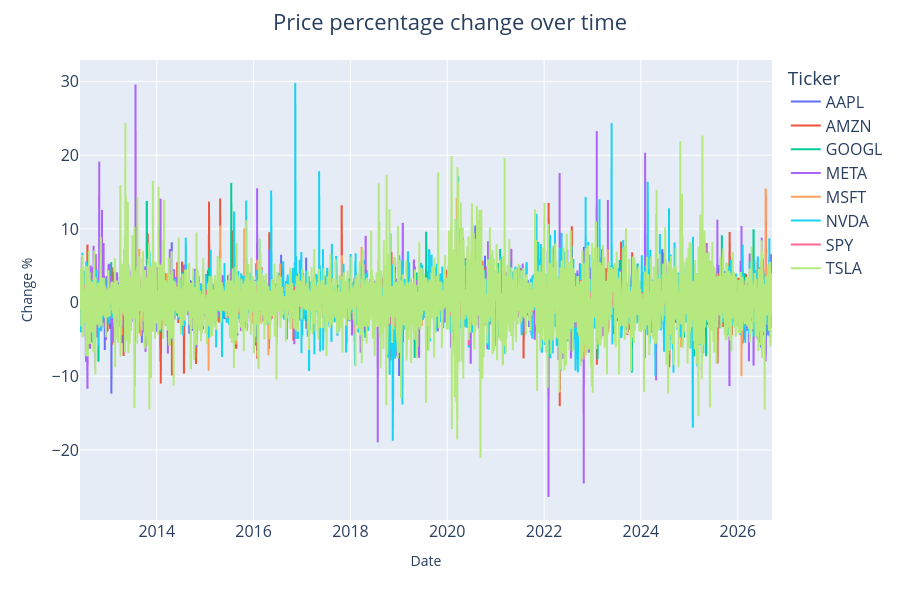

The code cell stored with this chart in its notebook:
### Code cell
fig8 = px.line(change, color='Ticker')
fig8.update_layout(title={"text":"Price percentage change over time", 'x':0.5, 'xanchor':'center'}, font=dict(size=16), 
        yaxis={"title": {"text": "Change %", "font": {"size": 14}}},
        xaxis={
            "title": {"text": "Date", "font": {"size": 14}}},
        height=600)
fig8.show()

### Figure 1 — Plotly figure (JSON) as saved in the notebook; plotly's stock layout.template omitted (floating-point values rounded to 4 significant figures; data arrays with more than 128 entries replaced by an {"elided": "..."} marker saying what was removed)
{"data": [{"hovertemplate": "Ticker=AAPL<br>Date=%{x}<br>value=%{y}<extra></extra>", "legendgroup": "AAPL", "line": {"color": "#636efa", "dash": "solid"}, "marker": {"symbol": "circle"}, "mode": "lines", "name": "AAPL", "showlegend": true, "type": "scattergl", "x": {"elided": "3593 str values"}, "xaxis": "x", "y": {"elided": "3593 float values"}, "yaxis": "y"}, {"hovertemplate": "Ticker=AMZN<br>Date=%{x}<br>value=%{y}<extra></extra>", "legendgroup": "AMZN", "line": {"color": "#EF553B", "dash": "solid"}, "marker": {"symbol": "circle"}, "mode": "lines", "name": "AMZN", "showlegend": true, "type": "scattergl", "x": {"elided": "3593 str values"}, "xaxis": "x", "y": {"elided": "3593 float values"}, "yaxis": "y"}, {"hovertemplate": "Ticker=GOOGL<br>Date=%{x}<br>value=%{y}<extra></extra>", "legendgroup": "GOOGL", "line": {"color": "#00cc96", "dash": "solid"}, "marker": {"symbol": "circle"}, "mode": "lines", "name": "GOOGL", "showlegend": true, "type": "scattergl", "x": {"elided": "3593 str values"}, "xaxis": "x", "y": {"elided": "3593 float values"}, "yaxis": "y"}, {"hovertemplate": "Ticker=META<br>Date=%{x}<br>value=%{y}<extra></extra>", "legendgroup": "META", "line": {"color": "#ab63fa", "dash": "solid"}, "marker": {"symbol": "circle"}, "mode": "lines", "name": "META", "showlegend": true, "type": "scattergl", "x": {"elided": "3593 str values"}, "xaxis": "x", "y": {"elided": "3593 float values"}, "yaxis": "y"}, {"hovertemplate": "Ticker=MSFT<br>Date=%{x}<br>value=%{y}<extra></extra>", "legendgroup": "MSFT", "line": {"color": "#FFA15A", "dash": "solid"}, "marker": {"symbol": "circle"}, "mode": "lines", "name": "MSFT", "showlegend": true, "type": "scattergl", "x": {"elided": "3593 str values"}, "xaxis": "x", "y": {"elided": "3593 float values"}, "yaxis": "y"}, {"hovertemplate": "Ticker=NVDA<br>Date=%{x}<br>value=%{y}<extra></extra>", "legendgroup": "NVDA", "line": {"color": "#19d3f3", "dash": "solid"}, "marker": {"symbol": "circle"}, "mode": "lines", "name": "NVDA", "showlegend": true, "type": "scattergl", "x": {"elided": "3593 str values"}, "xaxis": "x", "y": {"elided": "3593 float values"}, "yaxis": "y"}, {"hovertemplate": "Ticker=SPY<br>Date=%{x}<br>value=%{y}<extra></extra>", "legendgroup": "SPY", "line": {"color": "#FF6692", "dash": "solid"}, "marker": {"symbol": "circle"}, "mode": "lines", "name": "SPY", "showlegend": true, "type": "scattergl", "x": {"elided": "3593 str values"}, "xaxis": "x", "y": {"elided": "3593 float values"}, "yaxis": "y"}, {"hovertemplate": "Ticker=TSLA<br>Date=%{x}<br>value=%{y}<extra></extra>", "legendgroup": "TSLA", "line": {"color": "#B6E880", "dash": "solid"}, "marker": {"symbol": "circle"}, "mode": "lines", "name": "TSLA", "showlegend": true, "type": "scattergl", "x": {"elided": "3593 str values"}, "xaxis": "x", "y": {"elided": "3593 float values"}, "yaxis": "y"}], "layout": {"font": {"size": 16}, "height": 600, "legend": {"title": {"text": "Ticker"}, "tracegroupgap": 0}, "margin": {"t": 60}, "title": {"text": "Price percentage change over time", "x": 0.5, "xanchor": "center"}, "xaxis": {"anchor": "y", "domain": [0, 1], "title": {"font": {"size": 14}, "text": "Date"}}, "yaxis": {"anchor": "x", "domain": [0, 1], "title": {"font": {"size": 14}, "text": "Change %"}}}}
